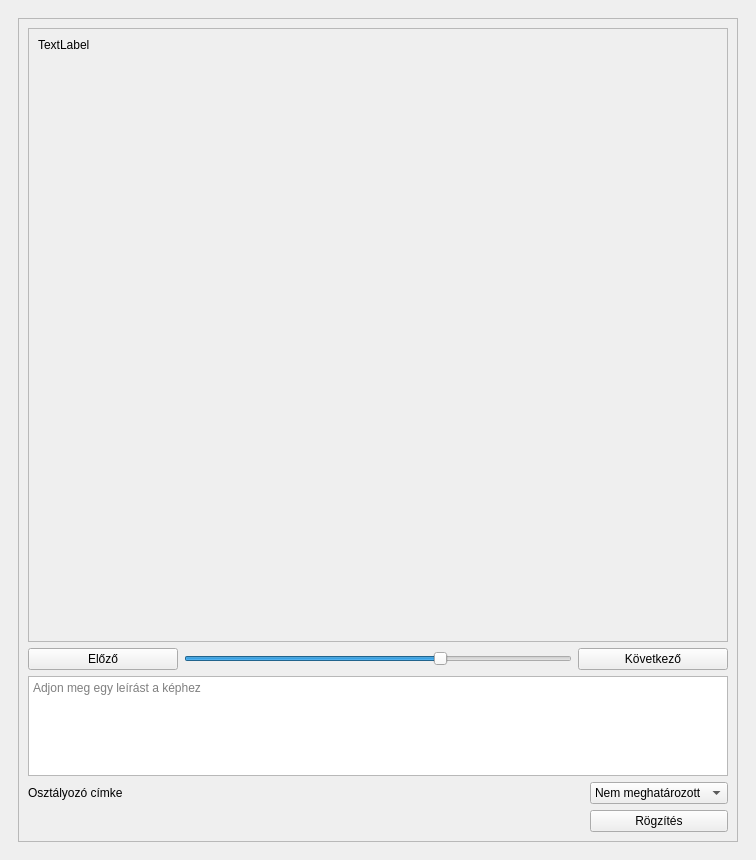
<?xml version="1.0" encoding="UTF-8"?>
<ui version="4.0">
 <class>MainWindow</class>
 <widget class="QMainWindow" name="MainWindow">
  <property name="geometry">
   <rect>
    <x>0</x>
    <y>0</y>
    <width>756</width>
    <height>860</height>
   </rect>
  </property>
  <property name="windowTitle">
   <string>MainWindow</string>
  </property>
  <widget class="QWidget" name="centralwidget">
   <layout class="QGridLayout" name="gridLayout">
    <item row="0" column="0">
     <widget class="QFrame" name="frame">
      <property name="sizePolicy">
       <sizepolicy hsizetype="Maximum" vsizetype="Maximum">
        <horstretch>0</horstretch>
        <verstretch>0</verstretch>
       </sizepolicy>
      </property>
      <property name="maximumSize">
       <size>
        <width>1500</width>
        <height>1500</height>
       </size>
      </property>
      <property name="frameShape">
       <enum>QFrame::NoFrame</enum>
      </property>
      <property name="frameShadow">
       <enum>QFrame::Raised</enum>
      </property>
      <layout class="QGridLayout" name="gridLayout_2">
       <item row="0" column="0">
        <widget class="QFrame" name="frame_3">
         <property name="frameShape">
          <enum>QFrame::StyledPanel</enum>
         </property>
         <property name="frameShadow">
          <enum>QFrame::Raised</enum>
         </property>
         <layout class="QGridLayout" name="gridLayout_3">
          <item row="3" column="0">
           <layout class="QHBoxLayout" name="horizontalLayout_3">
            <item>
             <widget class="QLabel" name="Statuslabel">
              <property name="maximumSize">
               <size>
                <width>140</width>
                <height>16777215</height>
               </size>
              </property>
              <property name="text">
               <string>Osztályozó címke</string>
              </property>
             </widget>
            </item>
            <item>
             <spacer name="horizontalSpacer_4">
              <property name="orientation">
               <enum>Qt::Horizontal</enum>
              </property>
              <property name="sizeHint" stdset="0">
               <size>
                <width>40</width>
                <height>20</height>
               </size>
              </property>
             </spacer>
            </item>
           </layout>
          </item>
          <item row="0" column="0" colspan="2">
           <widget class="QScrollArea" name="scrollArea">
            <property name="sizeAdjustPolicy">
             <enum>QAbstractScrollArea::AdjustToContentsOnFirstShow</enum>
            </property>
            <property name="widgetResizable">
             <bool>true</bool>
            </property>
            <widget class="QWidget" name="scrollAreaWidgetContents">
             <property name="geometry">
              <rect>
               <x>0</x>
               <y>0</y>
               <width>698</width>
               <height>608</height>
              </rect>
             </property>
             <layout class="QHBoxLayout" name="horizontalLayout_2">
              <item>
               <widget class="QLabel" name="imageLabel">
                <property name="text">
                 <string>TextLabel</string>
                </property>
                <property name="alignment">
                 <set>Qt::AlignLeading|Qt::AlignLeft|Qt::AlignTop</set>
                </property>
               </widget>
              </item>
             </layout>
            </widget>
           </widget>
          </item>
          <item row="4" column="0">
           <spacer name="horizontalSpacer_6">
            <property name="orientation">
             <enum>Qt::Horizontal</enum>
            </property>
            <property name="sizeHint" stdset="0">
             <size>
              <width>279</width>
              <height>20</height>
             </size>
            </property>
           </spacer>
          </item>
          <item row="3" column="1">
           <widget class="QComboBox" name="StatusComboBox">
            <property name="maximumSize">
             <size>
              <width>200</width>
              <height>30</height>
             </size>
            </property>
            <item>
             <property name="text">
              <string>Nem meghatározott</string>
             </property>
            </item>
            <item>
             <property name="text">
              <string>Nincs vályú</string>
             </property>
            </item>
            <item>
             <property name="text">
              <string>Nincs embrió</string>
             </property>
            </item>
            <item>
             <property name="text">
              <string>Nem kelt ki</string>
             </property>
            </item>
            <item>
             <property name="text">
              <string>Nem él</string>
             </property>
            </item>
            <item>
             <property name="text">
              <string>Több embrió</string>
             </property>
            </item>
           </widget>
          </item>
          <item row="4" column="1">
           <widget class="QPushButton" name="submitButton">
            <property name="maximumSize">
             <size>
              <width>16777215</width>
              <height>30</height>
             </size>
            </property>
            <property name="text">
             <string>Rögzítés</string>
            </property>
           </widget>
          </item>
          <item row="2" column="0" colspan="2">
           <widget class="QTextEdit" name="imageDesciriptionTextEdit">
            <property name="maximumSize">
             <size>
              <width>16777215</width>
              <height>100</height>
             </size>
            </property>
            <property name="placeholderText">
             <string>Adjon meg egy leírást a képhez</string>
            </property>
           </widget>
          </item>
          <item row="1" column="0" colspan="2">
           <layout class="QHBoxLayout" name="horizontalLayout">
            <item>
             <widget class="QPushButton" name="previousButton">
              <property name="minimumSize">
               <size>
                <width>150</width>
                <height>0</height>
               </size>
              </property>
              <property name="maximumSize">
               <size>
                <width>200</width>
                <height>16777215</height>
               </size>
              </property>
              <property name="text">
               <string>Előző</string>
              </property>
             </widget>
            </item>
            <item>
             <widget class="QSlider" name="resizeSlider">
              <property name="minimum">
               <number>1</number>
              </property>
              <property name="maximum">
               <number>10</number>
              </property>
              <property name="value">
               <number>7</number>
              </property>
              <property name="sliderPosition">
               <number>7</number>
              </property>
              <property name="orientation">
               <enum>Qt::Horizontal</enum>
              </property>
             </widget>
            </item>
            <item>
             <widget class="QPushButton" name="nextButton">
              <property name="minimumSize">
               <size>
                <width>150</width>
                <height>0</height>
               </size>
              </property>
              <property name="maximumSize">
               <size>
                <width>200</width>
                <height>16777215</height>
               </size>
              </property>
              <property name="text">
               <string>Következő</string>
              </property>
             </widget>
            </item>
           </layout>
          </item>
         </layout>
        </widget>
       </item>
      </layout>
     </widget>
    </item>
   </layout>
  </widget>
 </widget>
 <resources/>
 <connections/>
</ui>
